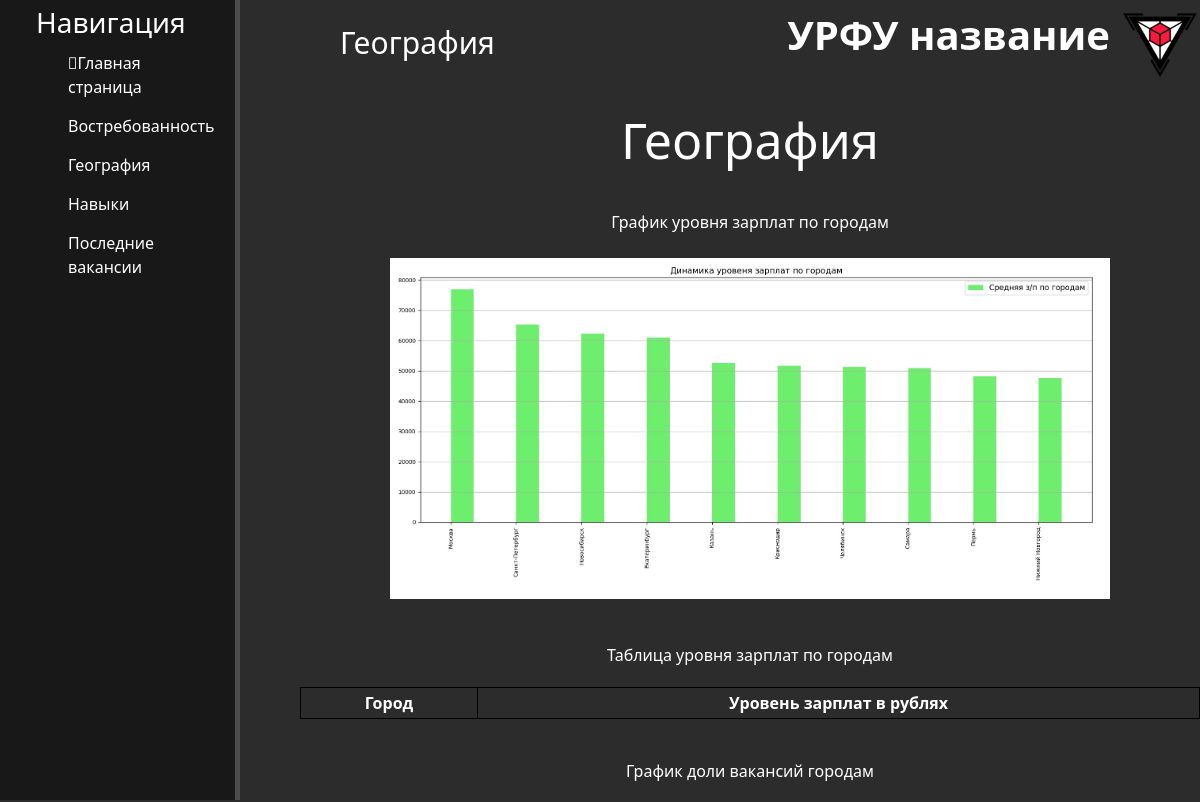
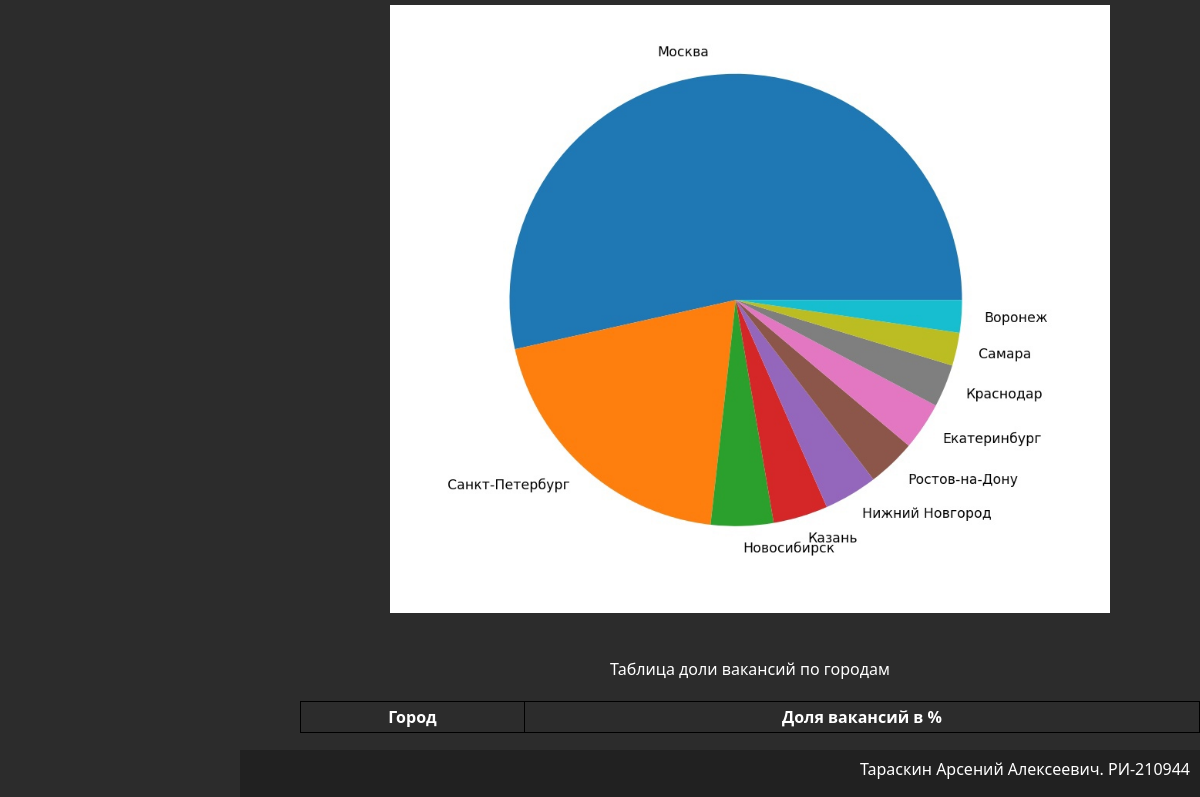
The page /geography on the database as committed earlier (2 pictures, top to bottom).
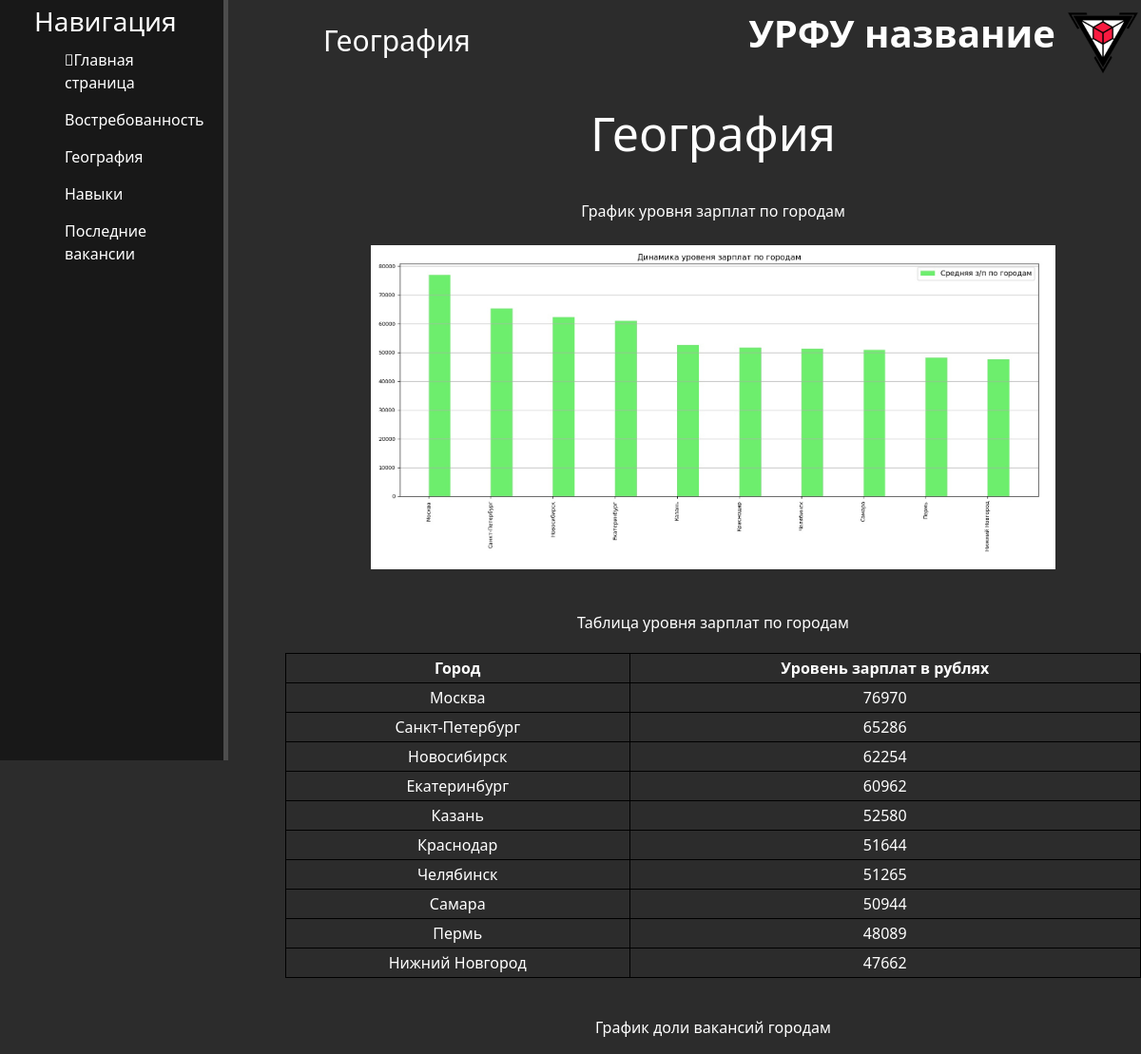
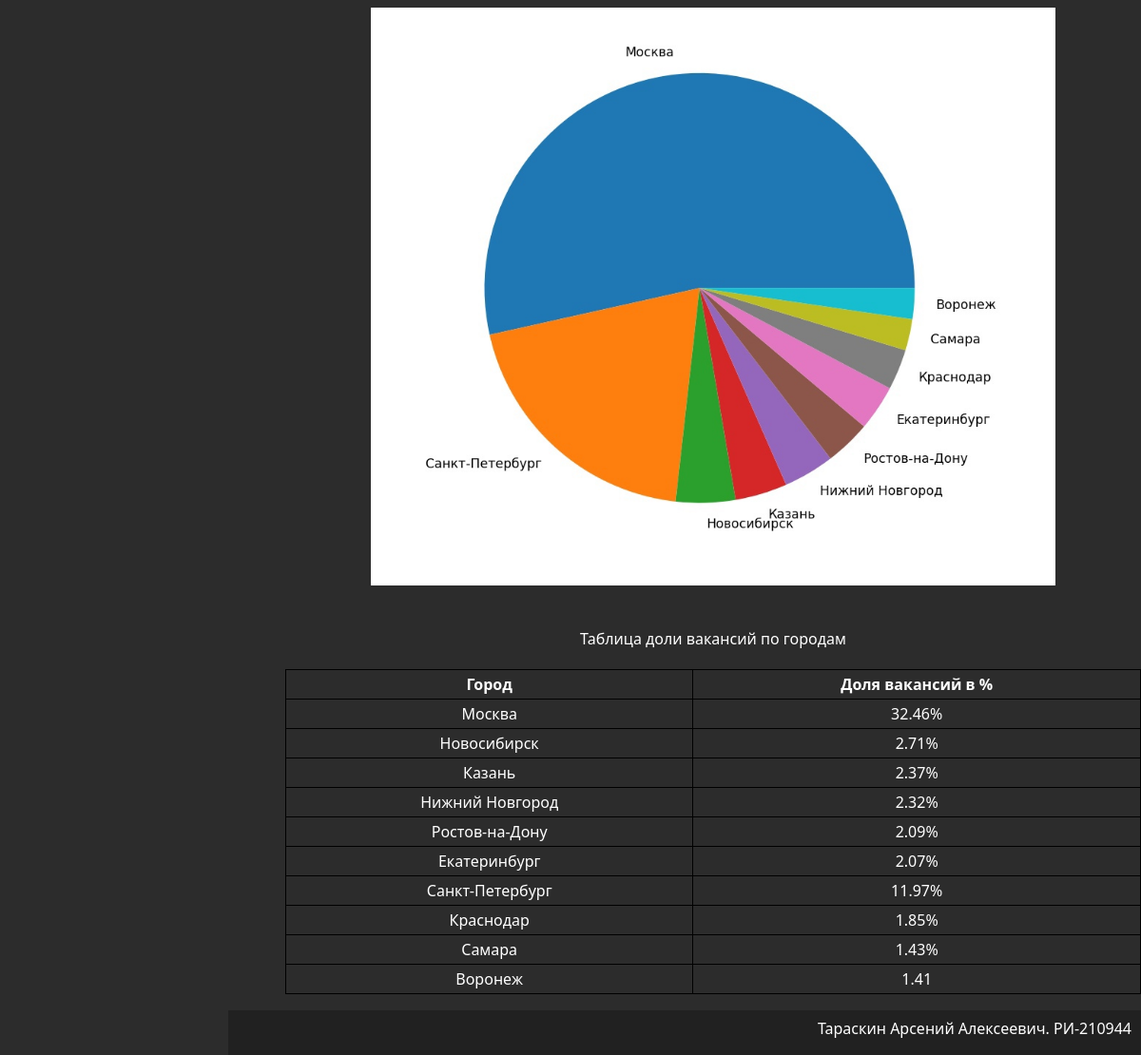
The same page on the database as committed later (2 pictures, top to bottom).
### main/models.py (models this page shows, shortened)
class TableGeoSalary (models.Model):
    city = models.TextField('Город', default='')
    avgSalary = models.CharField('Уровень зарплат в рублях', max_length=100000, default='')
    class Meta:
        verbose_name = 'З/п по городам'
        verbose_name_plural = 'З/п по городам'

class TableGeoVac (models.Model):
    city = models.TextField('Город', default='')
    proc = models.CharField('Доля вакансий в %', max_length=100000, default='')
    class Meta:
        verbose_name = 'Доля вакансий по городам'
        verbose_name_plural = 'Доля вакансий городам'

### main/views.py (the view)
# urls.py: path('geography', include("main.urls")),
def geography(request):
    table1 = TableGeoSalary.objects.all().order_by('-avgSalary')
    table2 = TableGeoVac.objects.all().order_by('-proc')
    return render(request, "main/geography.html", {'table1':table1, 'table2':table2})

### main/templates/main/geography.html (shortened to what this page needs)
{% extends 'main/layout.html' %}
{% block footer %}  География {% endblock %}
{% block content %}
<div class="features">
    <h1>География</h1>
    <p style="padding-top: 20px">График уровня зарплат по городам</p>
    <img src="static/main/img/graph_3.jpg" alt="График 1" width="80%" height="80%" hspace="4" vspace="4" border="2">
    <p style="padding-top: 20px">Таблица уровня зарплат по городам</p>
    <table cellpadding="4" cellspacing="2" style="background: #2c2c2c;
    color: white;  width: 900px;
    margin: auto; ">
    <tr>
        <th style=" padding: 3px;
    border: 1px solid black;">Город</th>
        <th style=" padding: 3px;
    border: 1px solid black;">Уровень зарплат в рублях</th>
    </tr>
        {% for elem in table1 %}
    <tr>
        <td style=" padding: 3px;
    border: 1px solid black;">{{ elem.city }}</td>
        <td style=" padding: 3px;
    border: 1px solid black;">{{ elem.avgSalary }}</td>
    </tr>
        {% endfor %}
</table>
    <p style="padding-top: 20px">График доли вакансий городам</p>
    <img src="static/main/img/graph_4.jpg" alt="График 1" width="80%" height="80%" hspace="4" vspace="4" border="2">
    <p style="padding-top: 20px">Таблица доли вакансий по городам</p>
    <table cellpadding="4" cellspacing="2" style="background: #2c2c2c;
    color: white;  width: 900px;
    margin: auto; ">
    <tr>
        <th style=" padding: 3px;
    border: 1px solid black;">Город</th>
        <th style=" padding: 3px;
    border: 1px solid black;">Доля вакансий в %</th>
    </tr>
        {% for elem in table2 %}
    <tr>
        <td style=" padding: 3px;
    border: 1px solid black;">{{ elem.city }}</td>
        <td style=" padding: 3px;
    border: 1px solid black;">{{ elem.proc }}</td>
    </tr>
        {% endfor %}
</table>
    <p>
</p>
</div>
{% endblock %}

### main/templates/main/layout.html (shortened to what this page needs)
<!DOCTYPE html>
{% load static %}
<html lang="en">
<head>
    <link rel="stylesheet" href="https://cdn.jsdelivr.net/npm/bootstrap@5.2.3/dist/css/bootstrap.min.css">
    <link rel="stylesheet" href="https://use.fontawesome.com/releases/v5.8.2/css/all.css">
    <link rel="stylesheet" href="{% static 'main/css/main.css' %}">
</head>
<body>
<aside>
<h3>Навигация</h3>
    <ul>
        <a href ="/"><li><i class="fa-light fa-house-user"></i>Главная страница</li></a>
        <a href ="/demand"><li>Востребованность</li></a>
        <a href ="/geography"><li>География</li></a>
        <a href ="/skills"><li>Навыки</li></a>
        <a href =""><li>Последние вакансии</li></a>
    </ul>
</aside>
<header>
    <img src="{% static 'main/img/main_logo.png' %}" alt="Логотип">
    <span class="logo"> УРФУ название </span>
    <div class="name-footer">
    {% block footer %}
    {% endblock %}
        </div>
</header>
<main>
    {% block content %}
{% endblock %}
</main>
<footer>
<h6>Тараскин Арсений Алексеевич. РИ-210944</h6>
</footer>
</body>
</html>

### main/static/main/css/main.css (style rules this page uses)
body { background: #2c2c2c; }
a { text-decoration: none; }
footer h6 { text-align: right; }
header { position: abcolute; }
header img { width: 80px; height: 80px; float: right; }
header .logo { font-size: 40px; color: white; float: right; margin-right: 10px; font-weight: bold; position: relative; bottom: -5px; }
aside { position:fixed; float: left; background: #181818; width: 20%; padding: 3%; height: 100vh; color: #fff; border-right: 5px solid #4d4d4d; }
aside h3 { margin-top: -30px; font-size: 28px; float: left; }
aside ul { list-style: none; }
aside ul li { color: #fff; display: block; margin-top: 15px; transition: transform .3s ease; }
main .features { float: left; color: #fff; margin-top: 30px; margin-left: 300px; text-align: center; width: 75%; }
main .features h1 { font-size: 50px; }
main .features p { max-width: 1000px; margin: 20px auto; margin-bottom: 20px; }
.name-footer { color: #fff; padding-top: 20px; padding-left: 340px; font-size: 30px; }
footer { position: fixed; float: right; right: 0; bottom: 0; padding: 10px; background: #212121; color: #fff; width: 80%; }

Rows that differ between the two databases and show on the page:
added TableGeoSalary: city "Москва", avgSalary "76970"
added TableGeoSalary: city "Санкт-Петербург", avgSalary "65286"
added TableGeoSalary: city "Новосибирск", avgSalary "62254"
added TableGeoSalary: city "Екатеринбург", avgSalary "60962"
added TableGeoSalary: city "Казань", avgSalary "52580"
added TableGeoSalary: city "Краснодар", avgSalary "51644"
added TableGeoSalary: city "Челябинск", avgSalary "51265"
added TableGeoSalary: city "Самара", avgSalary "50944"
added TableGeoSalary: city "Пермь", avgSalary "48089"
added TableGeoSalary: city "Нижний Новгород", avgSalary "47662"
added TableGeoVac: city "Москва", proc "32.46%"
added TableGeoVac: city "Новосибирск", proc "2.71%"
added TableGeoVac: city "Казань", proc "2.37%"
added TableGeoVac: city "Нижний Новгород", proc "2.32%"
added TableGeoVac: city "Ростов-на-Дону", proc "2.09%"
added TableGeoVac: city "Екатеринбург", proc "2.07%"
added TableGeoVac: city "Санкт-Петербург", proc "11.97%"
added TableGeoVac: city "Краснодар", proc "1.85%"
added TableGeoVac: city "Самара", proc "1.43%"
added TableGeoVac: city "Воронеж", proc "1.41"
